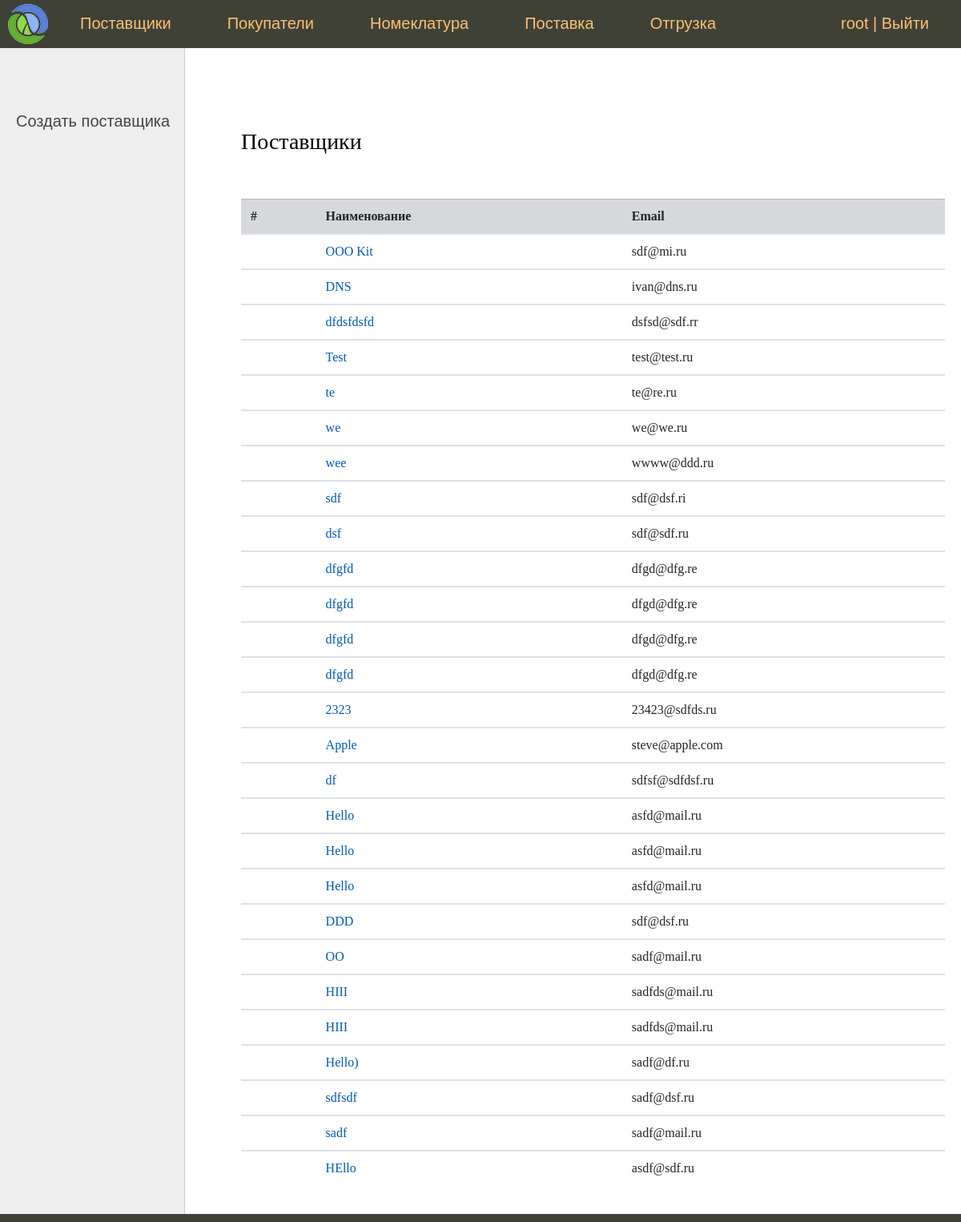
The page /vendor/ (signed in) on the database its author committed.
### sklad/models.py (models this page shows, shortened)
class Contactor(models.Model):
    fio = models.CharField('Фамилия Имя Отчество', max_length=100)
    email = models.EmailField('Email')
    phone = models.IntegerField('Телефон')

class Vendor(Contactor):
    name = models.CharField('Наименование', max_length=100)
    address = models.CharField('Адрес', max_length=100)
    categories = models.ManyToManyField(
        Category,
        verbose_name='Категории'
    )
    bank_details = models.OneToOneField(
        BankDetails,
        on_delete=models.DO_NOTHING,
        verbose_name='Банковские реквизиты'
    )
    def get_absolute_url(self):
        return reverse('vendor', kwargs={'pk': self.pk})
    class Meta:
        verbose_name = 'Поставщик'
        verbose_name_plural = 'Поставщики'

class Contactor(models.Model):
    fio = models.CharField('Фамилия Имя Отчество', max_length=100)
    email = models.EmailField('Email')
    phone = models.IntegerField('Телефон')

### sklad/views.py (the view)
# urls.py: path('vendor/', VendorListView.as_view(), name='vendor_list'),  #
class VendorListView(SuperUserRequiredMixin, DataMixin, ListView):
    model = Vendor
    template_name = 'sklad/contactor_list.html'
    context_object_name = 'vendors'
    def get_context_data(self, *, object_list=None, **kwargs):
        context = super().get_context_data(**kwargs)
        c_def = self.get_user_context(title="Главная страница")
        context = dict(list(context.items()) + list(c_def.items()))
        context['left_menu'] = [
            {'url_name': 'vendor_add', 'title': 'Создать поставщика'}
        ]
        context['title'] = 'Поставщики'
        return context

### sklad/mixin.py (called while the page is built)
    def dispatch(self, request, *args, **kwargs):
        if not request.user.is_superuser:
            return self.handle_no_permission()
        return super().dispatch(request, *args, **kwargs)

    def get_user_context(self, **kwargs):
        context = kwargs
        if self.request.user.is_superuser:
            context['menu'] = menu
        return context

### sklad/templates/sklad/contactor_list.html
{% extends 'sklad/base.html' %}
{% block left_menu %}
    {% include 'sklad/left_menu.html' %}
{% endblock %}
{% block content %}
<h3>{{ title }}</h3><br><br>
    {% if buyers %}
        <table class="table">
        <thead>
        <tr class="table-secondary">
            <th scope="col">#</th>
            <th scope="col">Фамилия Имя Отчество</th>
            <th scope="col">Email</th>
        </tr>
        </thead>
        {% for n in buyers %}
            <tbody>
                <tr>
                    <td></td>
                    <td><a href="{{ n.get_absolute_url }}">{{ n.fio }}</a></td>
                    <td>{{ n.email }}</td>
                </tr>
            </tbody>
	    {% endfor %}
        </table>
    {% elif vendors %}
        <table class="table">
            <thead>
            <tr class="table-secondary">
                <th scope="col">#</th>
                <th scope="col">Наименование</th>
                <th scope="col">Email</th>
            </tr>
            </thead>
            {% for n in vendors %}
                <tbody>
                <tr>
                    <td></td>
                    <td><a href="{{ n.get_absolute_url }}">{{ n.name }}</a></td>
                    <td>{{ n.email }}</td>
                </tr>
                </tbody>
            {% endfor %}
        </table>
    {% endif %}
{% endblock %}

### sklad/templates/sklad/base.html (shortened to what this page needs)
{% load static %}
{% load bootstrap4 %}
{% bootstrap_css %}
<!DOCTYPE html>
<html>
<head>
	<link type="text/css" href="{% static 'sklad/css/styles.css' %}" rel="stylesheet" />
</head>
<body>
<table class="table-page" border=0 cellpadding="0" cellspacing="0">
<tr><td valign=top>
{% block mainmenu %}
		<div class="header">
			<ul id="mainmenu" class="mainmenu">
			<li class="logo"><a href="{% url 'home' %}"><div class="logo"></div></a></li>
{% for m in menu %}
			<li><a href="{% url m.url_name %}">{{m.title}}</a></li>
{% endfor %}
            {% if request.user.is_authenticated %}
				<li class="last">{{ user.username }} | <a href="{% url 'logout' %}">Выйти</a></li>
            {% else %}
                <li class="last"><a href="{% url 'login' %}">Войти</a></li>
            {% endif %}
			</ul>
		</div>
{% endblock mainmenu %}
<table class="table-content" border=0 cellpadding="0" cellspacing="0">
<tr>
	<td valign="top" class="left-chapters">
{% block left_menu %}{% endblock %}
</td>
<td valign="top" class="content">
	<div class="content-text">
{% block content %}
{% endblock %}
	</div>
</td></tr></table>
</td></tr>
<tr><td valign=top>
	<div id="footer">
	</div>
</td></tr></table>
</body>
</html>

### sklad/static/sklad/css/styles.css (style rules this page uses)
html, body { font-family: 'Arial'; margin: 0; padding: 0; height: 100%; width: 100%; color: #444; }
a { color: #0059b2; text-decoration: none; }
.table-page { width: 100%; height: 100%; vertical-align: top; }
.table-page tr { height: 100%; }
.header { background: #3F4137; height: 60px; }
.logo { background: url('../images/logo.png') no-repeat 10px 5px; width: 70px; height: 60px; }
ul.mainmenu { list-style: none; margin: 0; padding: 0; height: 60px; color: #fdc073; font-size: 20px; overflow: hidden; }
ul.mainmenu li { float: left; margin: 18px 40px 0 30px; }
ul.mainmenu li.logo { margin: 0; }
ul.mainmenu li.last { float: right; }
ul.mainmenu li a { color: #fdc073; text-decoration: none; }
.table-content { width: 100%; min-height: 100%; height: 100%; }
.left-chapters { margin: 0; background: #eee; border-right: 1px solid #ccc; min-height: 100%; }
.content { padding: 40px 20px 20px 40px; width: 100%; box-sizing: border-box; }
.content-text { margin: 60px 0 0 30px; color: #000; font-size: 20px; font-family: Yandex Sans Display Light; }
#footer { box-sizing: border-box; background: #3F4137; padding: 5px; color: #aaa; font-size: 14px; font-family: Verdana, Geneva, Arial, Helvetica; text-align: left; overflow: hidden; }

### rows shown on the page
Vendor: name "OOO Kit", email "sdf@mi.ru"
Vendor: name "DNS", email "ivan@dns.ru"
Vendor: name "dfdsfdsfd", email "dsfsd@sdf.rr"
Vendor: name "Test", email "test@test.ru"
Vendor: name "te", email "te@re.ru"
Vendor: name "we", email "we@we.ru"
Vendor: name "wee", email "wwww@ddd.ru"
Vendor: name "sdf", email "sdf@dsf.ri"
Vendor: name "dsf", email "sdf@sdf.ru"
Vendor: name "dfgfd", email "dfgd@dfg.re"
Vendor: name "dfgfd", email "dfgd@dfg.re"
Vendor: name "dfgfd", email "dfgd@dfg.re"
Vendor: name "dfgfd", email "dfgd@dfg.re"
Vendor: name "2323", email "23423@sdfds.ru"
Vendor: name "Apple", email "steve@apple.com"
Vendor: name "df", email "sdfsf@sdfdsf.ru"
Vendor: name "Hello", email "asfd@mail.ru"
Vendor: name "Hello", email "asfd@mail.ru"
Vendor: name "Hello", email "asfd@mail.ru"
Vendor: name "DDD", email "sdf@dsf.ru"
Vendor: name "OO", email "sadf@mail.ru"
Vendor: name "HIII", email "sadfds@mail.ru"
Vendor: name "HIII", email "sadfds@mail.ru"
Vendor: name "Hello)", email "sadf@df.ru"
Vendor: name "sdfsdf", email "sadf@dsf.ru"
Vendor: name "sadf", email "sadf@mail.ru"
Vendor: name "HEllo", email "asdf@sdf.ru"

### other values the page prints
{{ m.title }} "Поставщики" "Покупатели" "Номеклатура" "Поставка" "Отгрузка"
{{ user.username }} "root"
{{ m.title }} "Создать поставщика"
{{ title }} "Поставщики"
